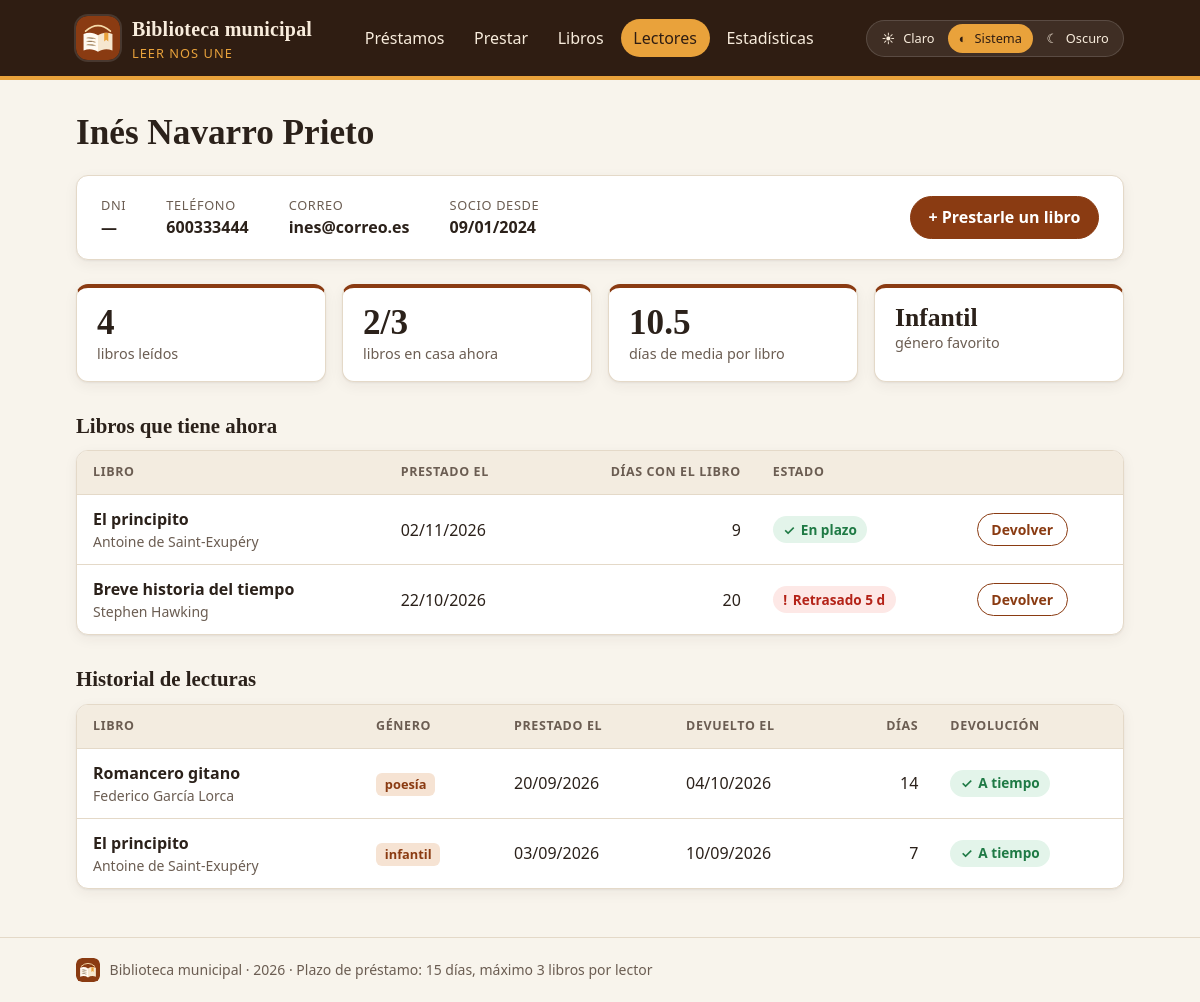
Screenshot of /lector.php?id=3 with the database file from the repository.
### tables this page shows
CREATE TABLE lectores (
  id INT AUTO_INCREMENT PRIMARY KEY,
  nombre VARCHAR(40) NOT NULL,
  apellidos VARCHAR(60) NOT NULL,
  dni VARCHAR(9) UNIQUE,
  telefono VARCHAR(15) NOT NULL,
  email VARCHAR(100) UNIQUE,
  fecha_alta DATE NOT NULL
);

CREATE TABLE prestamos (
  id INT AUTO_INCREMENT PRIMARY KEY,
  libro_id INT NOT NULL,
  lector_id INT NOT NULL,
  fecha_prestamo DATE NOT NULL,
  fecha_devolucion DATE,
  FOREIGN KEY (libro_id) REFERENCES libros(id),
  FOREIGN KEY (lector_id) REFERENCES lectores(id)
);

CREATE TABLE libros (
  id INT AUTO_INCREMENT PRIMARY KEY,
  isbn VARCHAR(17) NOT NULL UNIQUE,
  titulo VARCHAR(100) NOT NULL,
  autor VARCHAR(80) NOT NULL,
  anio INT,
  genero VARCHAR(20) NOT NULL,
  activo TINYINT(1) NOT NULL DEFAULT 1
);

### funciones.php (called while the page is built, shortened)
<?php
function e(?string $texto): string
{
    return htmlspecialchars($texto ?? '', ENT_QUOTES, 'UTF-8');
}
function fecha(?string $fecha): string
{
    return $fecha ? date('d/m/Y', strtotime($fecha)) : '';
}
function estado_prestamo(int $dias): array
{
    if ($dias > PLAZO_DIAS) {
        return ['clase' => 'retrasado', 'icono' => '!', 'texto' => 'Retrasado ' . ($dias - PLAZO_DIAS) . ' d'];
    }
    return ['clase' => 'en-plazo', 'icono' => '✓', 'texto' => 'En plazo'];
}

### lector.php (the view, shortened to what this page needs)
<?php
require 'conexion.php';
$id = filter_input(INPUT_GET, 'id', FILTER_VALIDATE_INT);
$consulta = $pdo->prepare(
    'SELECT nombre, apellidos, dni, telefono, email, fecha_alta FROM lectores WHERE id = ?'
);
$consulta->execute([$id]);
$lector = $consulta->fetch();
$consulta = $pdo->prepare(
    'SELECT p.id, l.titulo, l.autor, l.genero, p.fecha_prestamo, p.fecha_devolucion,
            DATEDIFF(COALESCE(p.fecha_devolucion, CURDATE()), p.fecha_prestamo) AS dias
     FROM prestamos p
     JOIN libros l ON l.id = p.libro_id
     WHERE p.lector_id = ?
     ORDER BY p.fecha_prestamo DESC, p.id DESC'
);
$consulta->execute([$id]);
$historial = $consulta->fetchAll();
$enCurso = array_filter($historial, fn($h) => $h['fecha_devolucion'] === null);
$devueltos = array_filter($historial, fn($h) => $h['fecha_devolucion'] !== null);
$mediaDias = $devueltos
    ? round(array_sum(array_column($devueltos, 'dias')) / count($devueltos), 1)
    : null;
$generos = array_count_values(array_column($historial, 'genero'));
arsort($generos);
$generoFavorito = $generos ? array_key_first($generos) : null;
$titulo = $lector['nombre'] . ' ' . $lector['apellidos'];
require 'cabecera.php';
?>
<section class="tarjeta ficha">
  <dl>
    <div><dt>DNI</dt><dd><?= $lector['dni'] ? e($lector['dni']) : '—' ?></dd></div>
    <div><dt>Teléfono</dt><dd><?= e($lector['telefono']) ?></dd></div>
    <div><dt>Correo</dt><dd><?= $lector['email'] ? e($lector['email']) : '—' ?></dd></div>
    <div><dt>Socio desde</dt><dd><?= fecha($lector['fecha_alta']) ?></dd></div>
  </dl>
  <?php if (count($enCurso) < MAX_PRESTAMOS): ?>
    <a class="boton" href="nuevo.php?lector=<?= $id ?>">+ Prestarle un libro</a>
  <?php endif; ?>
</section>
<section class="cifras" aria-label="Resumen del lector">
  <div class="cifra">
    <span class="cifra__valor"><?= count($historial) ?></span>
    <span class="cifra__texto">libros leídos</span>
  </div>
  <div class="cifra">
    <span class="cifra__valor"><?= count($enCurso) ?>/<?= MAX_PRESTAMOS ?></span>
    <span class="cifra__texto">libros en casa ahora</span>
  </div>
  <div class="cifra">
    <span class="cifra__valor"><?= $mediaDias ?? '—' ?></span>
    <span class="cifra__texto">días de media por libro</span>
  </div>
  <div class="cifra">
    <span class="cifra__valor cifra__valor--texto"><?= $generoFavorito ? e(ucfirst($generoFavorito)) : '—' ?></span>
    <span class="cifra__texto">género favorito</span>
  </div>
</section>
<h2>Libros que tiene ahora</h2>
<?php if (!$enCurso): ?>
  <p class="vacio">No tiene ningún libro en casa.</p>
<?php else: ?>
  <div class="tabla">
    <table>
      <thead>
        <tr>
          <th>Libro</th>
          <th>Prestado el</th>
          <th class="num">Días con el libro</th>
          <th>Estado</th>
          <th><span class="oculto">Acción</span></th>
        </tr>
      </thead>
      <tbody>
        <?php foreach ($enCurso as $h): ?>
          <?php $estado = estado_prestamo($h['dias']); ?>
          <tr>
            <td><strong><?= e($h['titulo']) ?></strong> <span class="secundario"><?= e($h['autor']) ?></span></td>
            <td><?= fecha($h['fecha_prestamo']) ?></td>
            <td class="num"><?= $h['dias'] ?></td>
            <td>
              <span class="estado estado--<?= $estado['clase'] ?>">
                <span aria-hidden="true"><?= $estado['icono'] ?></span> <?= $estado['texto'] ?>
              </span>
            </td>
            <td>
              <form action="devolver.php" method="post"
                    data-confirmar="¿Registrar la devolución de «<?= e($h['titulo']) ?>»?">
                <button type="submit" class="boton boton--secundario">Devolver</button>
              </form>
            </td>
          </tr>
        <?php endforeach; ?>
      </tbody>
    </table>
  </div>
<?php endif; ?>
<h2>Historial de lecturas</h2>
<?php if (!$devueltos): ?>
  <p class="vacio">Todavía no ha devuelto ningún libro.</p>
<?php else: ?>
  <div class="tabla">
    <table>
      <thead>
        <tr>
          <th>Libro</th>
          <th>Género</th>
          <th>Prestado el</th>
          <th>Devuelto el</th>
          <th class="num">Días</th>
          <th>Devolución</th>
        </tr>
      </thead>
      <tbody>
        <?php foreach ($devueltos as $h): ?>
          <tr>
            <td><strong><?= e($h['titulo']) ?></strong> <span class="secundario"><?= e($h['autor']) ?></span></td>
            <td><span class="etiqueta"><?= e($h['genero']) ?></span></td>
            <td><?= fecha($h['fecha_prestamo']) ?></td>
            <td><?= fecha($h['fecha_devolucion']) ?></td>
            <td class="num"><?= $h['dias'] ?></td>
            <td>
              <?php if ($h['dias'] > PLAZO_DIAS): ?>
                <span class="estado estado--retrasado"><span aria-hidden="true">!</span> Con <?= $h['dias'] - PLAZO_DIAS ?> d de retraso</span>
              <?php else: ?>
                <span class="estado estado--en-plazo"><span aria-hidden="true">✓</span> A tiempo</span>
              <?php endif; ?>
            </td>
          </tr>
        <?php endforeach; ?>
      </tbody>
    </table>
  </div>
<?php endif; ?>
<?php require 'pie.php'; ?>

### cabecera.php (shortened to what this page needs)
<?php
$actual = basename($_SERVER['SCRIPT_NAME']);
$menu = [
    'index.php' => 'Préstamos',
    'nuevo.php' => 'Prestar',
    'libros.php' => 'Libros',
    'lectores.php' => 'Lectores',
    'estadisticas.php' => 'Estadísticas',
];
$seccion = [
    'libro_nuevo.php' => 'libros.php',
    'registro.php' => 'lectores.php',
    'lector.php' => 'lectores.php',
][$actual] ?? $actual;
$tema = $_COOKIE['tema'] ?? 'sistema';
$tema = in_array($tema, ['claro', 'oscuro', 'sistema'], true) ? $tema : 'sistema';
$temas = ['claro' => ['☀', 'Claro'], 'sistema' => ['◐', 'Sistema'], 'oscuro' => ['☾', 'Oscuro']];
?>
<!DOCTYPE html>
<html lang="es" data-tema="<?= $tema ?>">
<head>
  <link rel="stylesheet" href="estilos.css">
</head>
<body>
  <header class="cabecera">
    <div class="contenedor cabecera__fila">
      <a class="marca" href="index.php">
        <img src="logo.svg" alt="" width="44" height="44">
        <span>
          <strong>Biblioteca municipal</strong>
          <small>Leer nos une</small>
        </span>
      </a>
      <nav aria-label="Menú principal">
        <?php foreach ($menu as $url => $texto): ?>
          <a href="<?= $url ?>" <?= $url === $seccion ? 'aria-current="page"' : '' ?>><?= $texto ?></a>
        <?php endforeach; ?>
      </nav>
      <div class="tema" role="group" aria-label="Tema de colores">
        <?php foreach ($temas as $valor => [$icono, $texto]): ?>
          <button type="button" data-tema-opcion="<?= $valor ?>" aria-pressed="<?= $valor === $tema ? 'true' : 'false' ?>"
                  title="Tema <?= mb_strtolower($texto) ?>">
            <span aria-hidden="true"><?= $icono ?></span><span class="tema__texto"><?= $texto ?></span>
          </button>
        <?php endforeach; ?>
      </div>
    </div>
  </header>
  <main class="contenedor">
    <h1><?= e($titulo) ?></h1>

### rows the page displays
lectores: titulo "Inés Navarro Prieto", telefono "600333444", email "ines@correo.es", fecha_alta "09/01/2024"
prestamos: libro.titulo "El principito", libro.autor "Antoine de Saint-Exupéry", fecha_prestamo "02/11/2026", dias "9", icono "✓", texto "En plazo"
prestamos: libro.titulo "Breve historia del tiempo", libro.autor "Stephen Hawking", fecha_prestamo "22/10/2026", dias "20", icono "!", texto "Retrasado 5 d"
prestamos: libro.titulo "Romancero gitano", libro.autor "Federico García Lorca", libro.genero "poesía", fecha_prestamo "20/09/2026", fecha_devolucion "04/10/2026", dias "14"
prestamos: libro.titulo "El principito", libro.autor "Antoine de Saint-Exupéry", libro.genero "infantil", fecha_prestamo "03/09/2026", fecha_devolucion "10/09/2026", dias "7"

### other values shown
$texto "Préstamos"
$texto "Prestar"
$texto "Libros"
$texto "Lectores"
$texto "Estadísticas"
$icono "☀"
$texto "Claro"
$icono "◐"
$texto "Sistema"
$icono "☾"
$texto "Oscuro"
count($historial) "4"
count($enCurso) "2"
MAX_PRESTAMOS "3"
$mediaDias "10.5"
